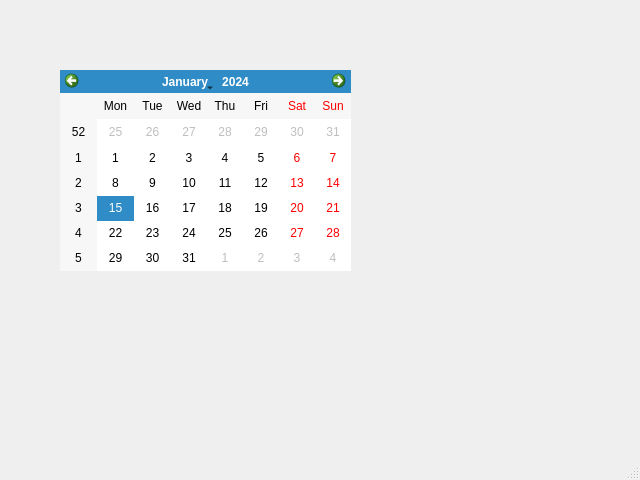
<?xml version="1.0" encoding="UTF-8"?>
<ui version="4.0">
 <class>MainWindow</class>
 <widget class="QMainWindow" name="MainWindow">
  <property name="geometry">
   <rect>
    <x>0</x>
    <y>0</y>
    <width>640</width>
    <height>480</height>
   </rect>
  </property>
  <property name="windowTitle">
   <string>MainWindow</string>
  </property>
  <widget class="QWidget" name="centralwidget">
   <widget class="QCalendarWidget" name="calendarWidget">
    <property name="geometry">
     <rect>
      <x>60</x>
      <y>70</y>
      <width>291</width>
      <height>201</height>
     </rect>
    </property>
   </widget>
  </widget>
  <widget class="QMenuBar" name="menubar">
   <property name="geometry">
    <rect>
     <x>0</x>
     <y>0</y>
     <width>640</width>
     <height>33</height>
    </rect>
   </property>
  </widget>
  <widget class="QStatusBar" name="statusbar"/>
 </widget>
 <resources/>
 <connections/>
</ui>
